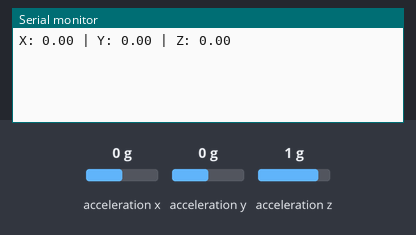
A sketch run on a simulated ESP32. On the bench: the last lines printed to the serial monitor. Wiring (inferred from the names in the program): MPU-6050 motion sensor at I2C address 0x68. The inputs (shaded band) are chosen by the test bench; at power-on: acceleration x 0 g, acceleration y 0 g, acceleration z 1 g. WiFi joins after 1.5 s; servers stay silent unless stated.

Above: at 3.0 s.
3.1 s: acceleration x set to -1.4 g
At 4.4 s:
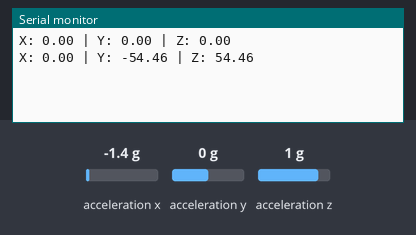
4.6 s: acceleration y set to -1.4 g
At 5.6 s:
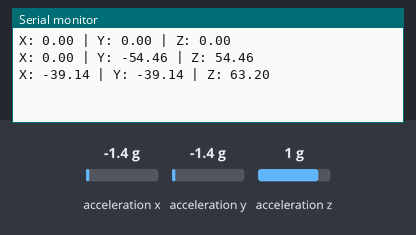
6.1 s: acceleration z set to -1.4 g
At 7.3 s:
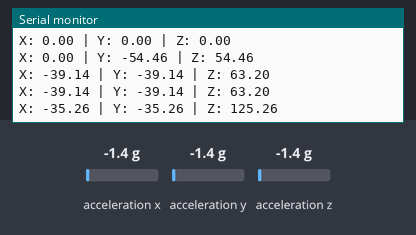
Timing chart, 0 to 9.1 s (numbered marks = the images above; inputs shaded):
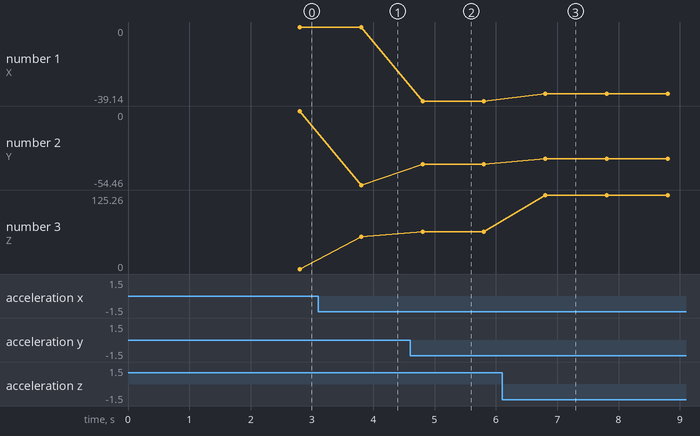

The sketch:

code.ino
```cpp
#define BLYNK_TEMPLATE_ID ""
#define BLYNK_TEMPLATE_NAME ""
#define BLYNK_AUTH_TOKEN ""

#define BLYNK_PRINT Serial

#include <Wire.h>
#include <WiFi.h>
#include <BlynkSimpleEsp32.h>

char ssid[] = "";   // ✅ Your WiFi SSID
char pass[] = "";              // ✅ Your WiFi Password

const int MPU_addr = 0x68;
int16_t AcX, AcY, AcZ;

BlynkTimer timer;

void setup() {
  Serial.begin(115200);
  Wire.begin(21, 22);  // SDA = 21, SCL = 22

  // Initialize MPU6050
  Wire.beginTransmission(MPU_addr);
  Wire.write(0x6B);
  Wire.write(0);
  Wire.endTransmission(true);

  // Connect to WiFi + Blynk
  Blynk.begin(BLYNK_AUTH_TOKEN, ssid, pass);

  // Read and send sensor data every 1 second
  timer.setInterval(1000L, sendSensorData);
}

void loop() {
  Blynk.run();
  timer.run();
}

void sendSensorData() {
  // Read MPU6050 accelerometer
  Wire.beginTransmission(MPU_addr);
  Wire.write(0x3B);
  Wire.endTransmission(false);
  Wire.requestFrom(MPU_addr, 6, true);

  AcX = Wire.read() << 8 | Wire.read();
  AcY = Wire.read() << 8 | Wire.read();
  AcZ = Wire.read() << 8 | Wire.read();

  // Calculate angles
  double angleX = atan2(AcY, sqrt(pow(AcX, 2) + pow(AcZ, 2))) * 180 / PI;
  double angleY = atan2(AcX, sqrt(pow(AcY, 2) + pow(AcZ, 2))) * 180 / PI;
  double angleZ = atan2(sqrt(pow(AcX, 2) + pow(AcY, 2)), AcZ) * 180 / PI;

  // Debugging in Serial
  Serial.print("X: "); Serial.print(angleX);
  Serial.print(" | Y: "); Serial.print(angleY);
  Serial.print(" | Z: "); Serial.println(angleZ);

  // Send to Blynk app
  Blynk.virtualWrite(V2, angleX);
  Blynk.virtualWrite(V3, angleY);
  Blynk.virtualWrite(V4, angleZ);
}
```

Measured:
- after the input at 3.1 s, the serial monitor: prints a new line after 0.70 s (image 1)
- after the input at 4.6 s, the serial monitor: prints a new line after 0.20 s (image 2)
- after the input at 6.1 s, the serial monitor: prints a new line after 0.70 s (image 3)
- plotted number 1: 0 → -39.14 after the input at 4.6 s, -39.14 → -35.26 after the input at 6.1 s
- plotted number 2: 0 → -54.46 after the input at 3.1 s, -54.46 → -39.14 after the input at 4.6 s, -39.14 → -35.26 after the input at 6.1 s
- plotted number 3: 0 → 54.46 after the input at 3.1 s, 54.46 → 63.2 after the input at 4.6 s, 63.2 → 125.26 after the input at 6.1 s
